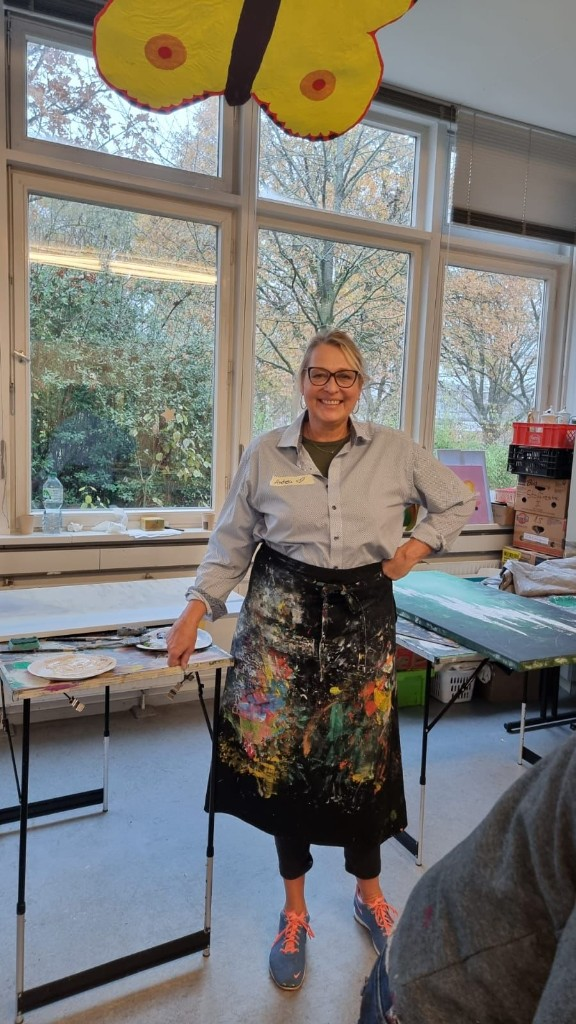
#> input picture images/src/andrea-atelier.png, 576 x 1024 px, found by its file name
$ python portrait.py
#> lines starting #> are read from the running program, lines starting #| are printed output that depends on the picture
#> in main, source is the input picture: shape (1024, 576, 3); mean B, G, R 114.2, 119.2, 121.1
### tools/upscale.py
"""Hebt die ausgeschnittenen Gemaelde per Real-ESRGAN auf 4K und legt Web-Groessen an.

Ablauf: Real-ESRGAN x4 -> Lanczos auf Ziellaenge -> lokale Kontrast- und
Detailanhebung -> JPEG-Varianten fuer 4K, Galerie und Kachel-Effekt.
"""

import os
import shutil
import subprocess
import tempfile

import cv2
import numpy as np
from PIL import Image

ROOT = "/Users/marcomax/Desktop/Mama Website/images"
SRC = os.path.join(ROOT, "src")
ESRGAN = "/tmp/resrgan/realesrgan-ncnn-vulkan"
MODEL_DIR = "/tmp/resrgan/models"

TARGETS = {
    "4k": 3840,
    "sharp": 2400,
    "full": 1600,
    "tile": 900,
    "hero": 2560,
}

# Variante -> (Qualitaet, Chroma-Subsampling, progressiv)
ENCODING = {
    "4k": (88, 1, True),
    "sharp": (86, 1, True),
    "full": (84, 2, True),
    "tile": (80, 2, False),
    "hero": (86, 1, True),
}

# Bild fuer den Schrift-Hintergrund im Titel (helles Motiv, damit die Schrift traegt)
HERO_SOURCE = "metropolis"

MASTERS = os.path.join(ROOT, "_master")

NAMES = [
    "mosaikblick",
    "perle",
    "chrysler",
    "gruener-blick",
    "metropolis",
    "hafenlicht",
    "kuppel-triptychon",
    "blauer-turban",
    "nachtskyline",
]


def esrgan(src_path, dst_path, scale=4):
    subprocess.run(
        [
            ESRGAN,
            "-i", src_path,
            "-o", dst_path,
            "-n", "realesrgan-x4plus",
            "-s", str(scale),
            "-m", MODEL_DIR,
            "-f", "png",
        ],
        check=True,
        capture_output=True,
    )


# [84 lines left out: functions resize_long_edge, enhance, save_jpg, hero_fill, master_for, main, not called in this run]


# [2 lines that do not run on import are left out]

### tools/portrait.py
"""Bereitet das Atelierfoto von Andrea Lerch fuer die Seite auf.

Das Handyfoto ist klein und gegen die Fenster aufgenommen, also von vorn
unterbelichtet. Der Ablauf: Namensschild wegretuschieren -> Farbrauschen
daempfen -> das ganze Bild einmal per Real-ESRGAN vergroessern -> Ausschnitte
-> Gegenlicht ausgleichen -> behutsam nachschaerfen.

Vergroessert wird das vollstaendige Foto, nicht der kleine Ausschnitt: das
Modell hat so mehr Umgebung und trifft Gesichter besser. Ein zweiter Durchgang
waere schaerfer in den Flaechen, buegelt aber Hautstruktur weg und faerbt die
Zaehne — deshalb bleibt es bei einem.

Zwei Ergebnisse: ein nahes Portraet fuer den Kopf der Seite und eine weitere
Ansicht mit Atelier fuer den Ueber-Abschnitt.
"""

import os
import shutil
import tempfile

import cv2
import numpy as np
from PIL import Image

from upscale import esrgan, resize_long_edge

ROOT = "/Users/marcomax/Desktop/Mama Website/images"
SOURCE = os.path.join(ROOT, "src", "andrea-atelier.png")

# Namensschild auf der Brust, in Quellkoordinaten (576 x 1024)
BADGE = (263, 465, 321, 493)

# Mundfeld, ebenfalls in Quellkoordinaten
TEETH = (318, 393, 346, 408)

# Name -> (Ausschnitt links, oben, rechts, unten), Ziel-Langseite, JPEG-Qualitaet
CROPS = {
    "andrea-portrait": ((195, 300, 465, 660), 1440, 91),
    "andrea-atelier": ((40, 205, 505, 790), 1800, 89),
}

ESRGAN_SCALE = 4


def remove_badge(img):
    """Namensschild auf der Brust herausretuschieren."""
    left, top, right, bottom = BADGE
    mask = np.zeros(img.shape[:2], np.uint8)
    mask[top:bottom, left:right] = 255
    return cv2.inpaint(img, mask, 6, cv2.INPAINT_TELEA)


def denoise(img):
    """Nur das Farbrauschen glaetten; die Helligkeit behaelt ihre Zeichnung."""
    ycc = cv2.cvtColor(img, cv2.COLOR_BGR2YCrCb)
#> ycc: shape (1024, 576, 3); mean of channels 0, 1, 2 119.2, 129.4, 125.2
    y, cr, cb = cv2.split(ycc)
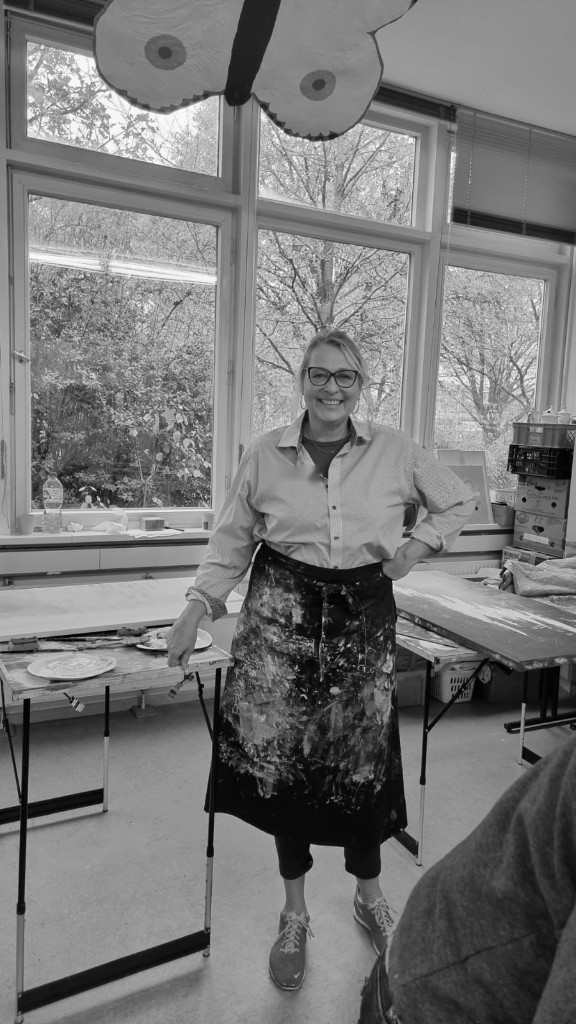
#> y: shape (1024, 576); min 0, max 254, mean 119.2
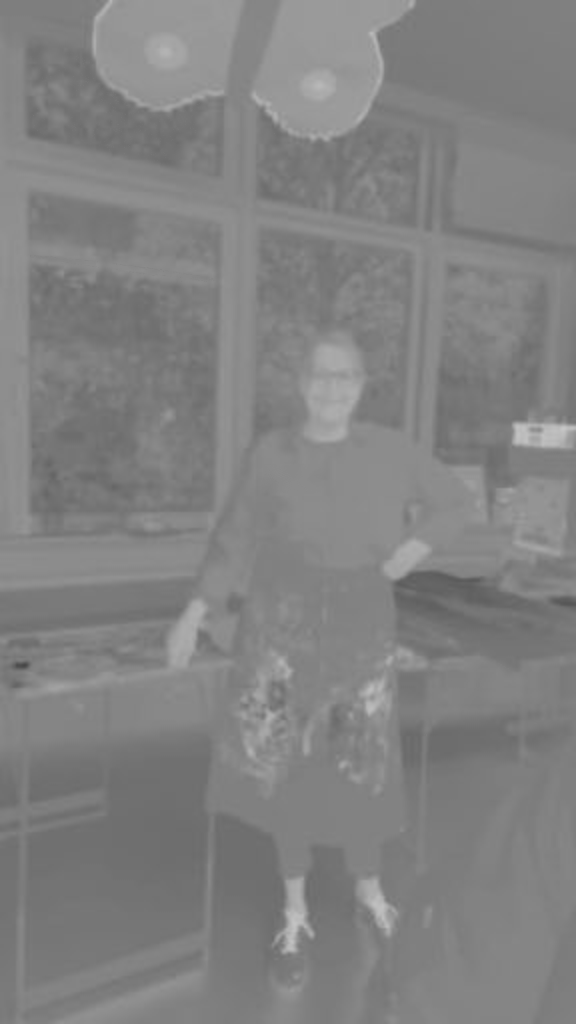
#> cr: shape (1024, 576); min 70, max 199, mean 129.4
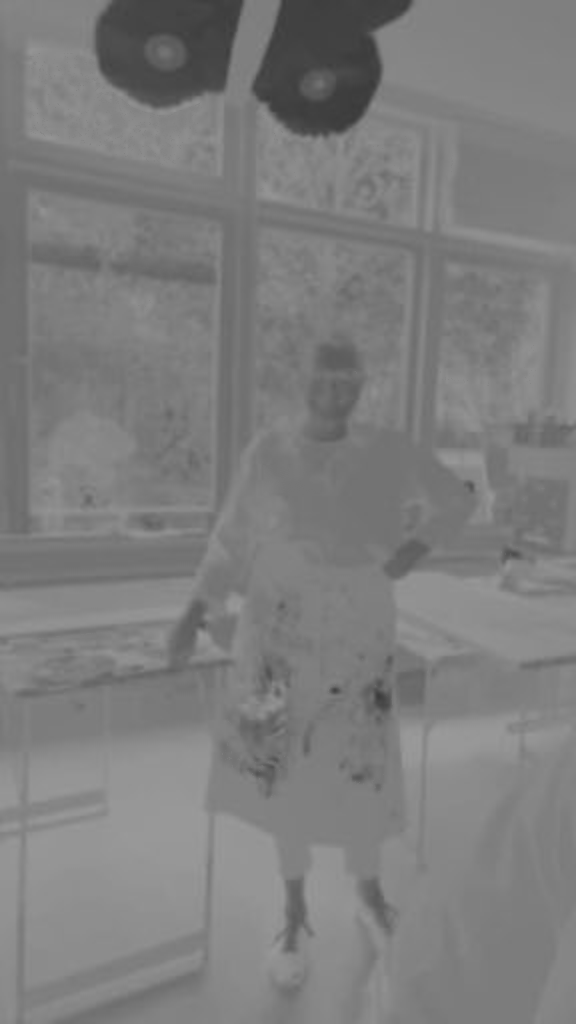
#> cb: shape (1024, 576); min 58, max 155, mean 125.2
    cr = cv2.medianBlur(cr, 3)
    cb = cv2.medianBlur(cb, 3)
    return cv2.cvtColor(cv2.merge((y, cr, cb)), cv2.COLOR_YCrCb2BGR)


def enlarge(img, work_dir):
    """Das ganze Foto einmal per Real-ESRGAN vergroessern."""
    src = os.path.join(work_dir, "source.png")
    dst = os.path.join(work_dir, "source_x4.png")
    cv2.imwrite(src, img)
    esrgan(src, dst)
    return cv2.imread(dst)


# [56 lines left out: functions backlight, fix_teeth, sharpen, not called in this run]


def main():
    source = cv2.imread(SOURCE)
    if source is None:
        raise SystemExit(f"Quelle fehlt: {SOURCE}")

    source = denoise(remove_badge(source))

    work_dir = tempfile.mkdtemp(prefix="portrait-")
    try:
        big_source = enlarge(source, work_dir)

        for name, (box, target, quality) in CROPS.items():
            left, top, right, bottom = (v * ESRGAN_SCALE for v in box)
            big = resize_long_edge(big_source[top:bottom, left:right], target)

            scale = big.shape[1] / (right - left)
            teeth = tuple(
                int(round(v))
                for v in (
                    (TEETH[0] * ESRGAN_SCALE - left) * scale,
                    (TEETH[1] * ESRGAN_SCALE - top) * scale,
                    (TEETH[2] * ESRGAN_SCALE - left) * scale,
                    (TEETH[3] * ESRGAN_SCALE - top) * scale,
                )
            )

            big = sharpen(fix_teeth(backlight(big), teeth))

            out = os.path.join(ROOT, f"{name}.jpg")
            Image.fromarray(cv2.cvtColor(big, cv2.COLOR_BGR2RGB)).save(
                out, "JPEG", quality=quality, optimize=True, progressive=True, subsampling=1
            )
            print(f"{name}: {big.shape[1]}x{big.shape[0]} — {os.path.getsize(out) // 1024} KB")
    finally:
        shutil.rmtree(work_dir, ignore_errors=True)


if __name__ == "__main__":
#> (the run stopped early here; a loop or call above may not have finished)

$ run again, with images/src/andrea-nyc.png copied over images/src/andrea-atelier.png
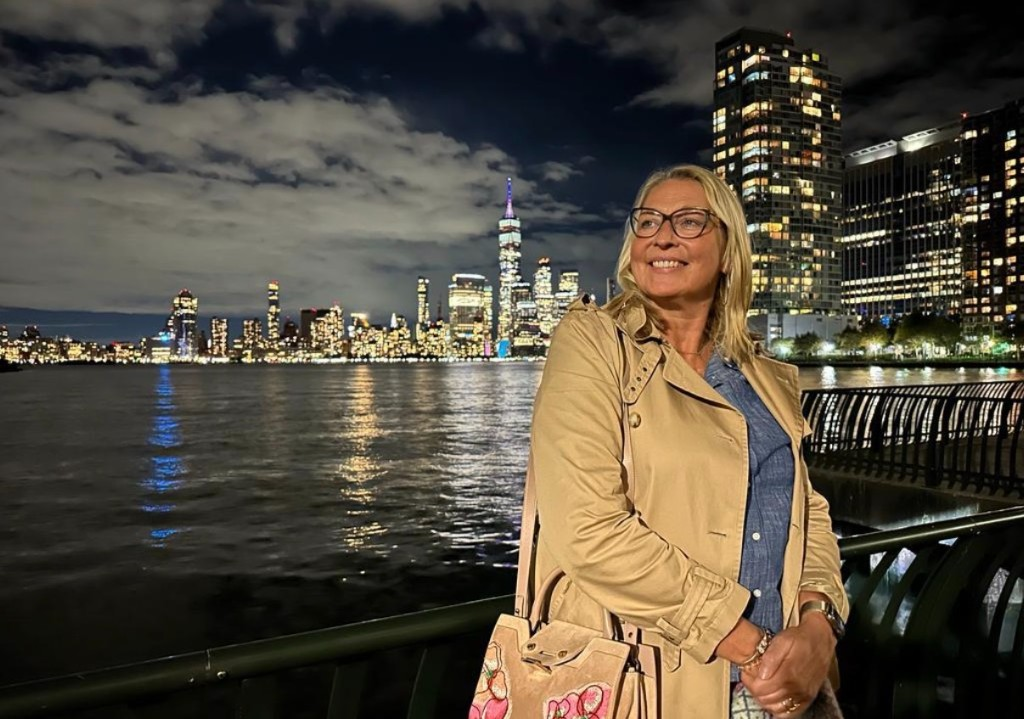
#> input picture images/src/andrea-nyc.png, 1024 x 719 px, found by its file name
#> in main, source is the input picture: shape (719, 1024, 3); mean B, G, R 62.5, 75.1, 82.6
#> ycc: shape (719, 1024, 3); mean of channels 0, 1, 2 75.9, 132.8, 120.4
#> in denoise, `y, cr, cb = cv2.split(ycc)`:
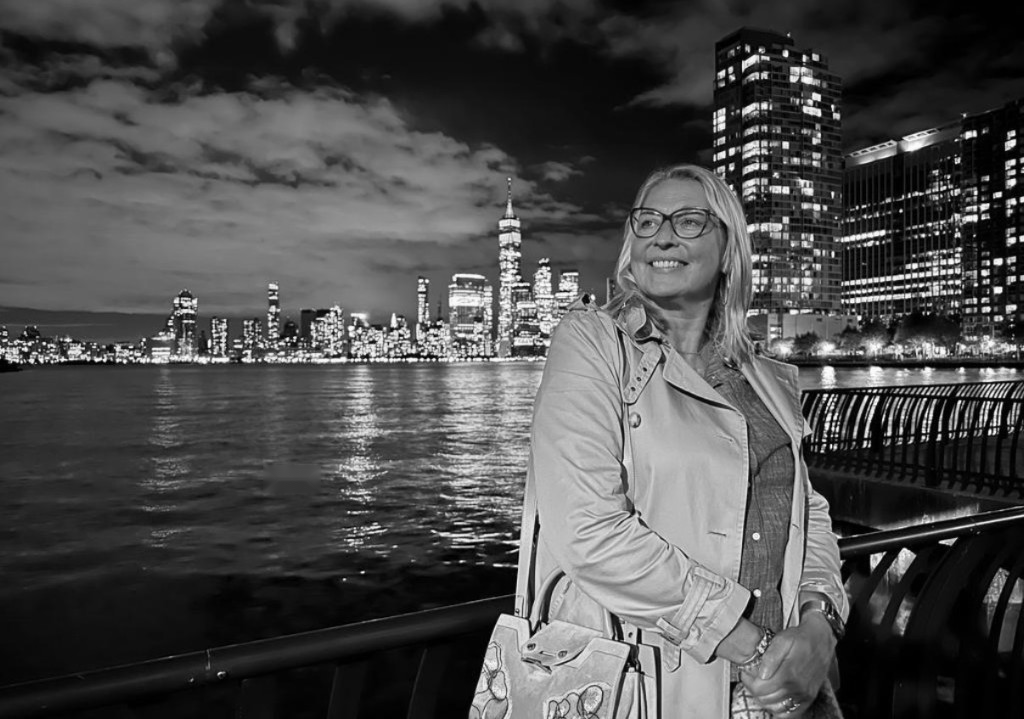
#> y: shape (719, 1024); min 0, max 254, mean 75.9
#> in denoise, `y, cr, cb = cv2.split(ycc)`:
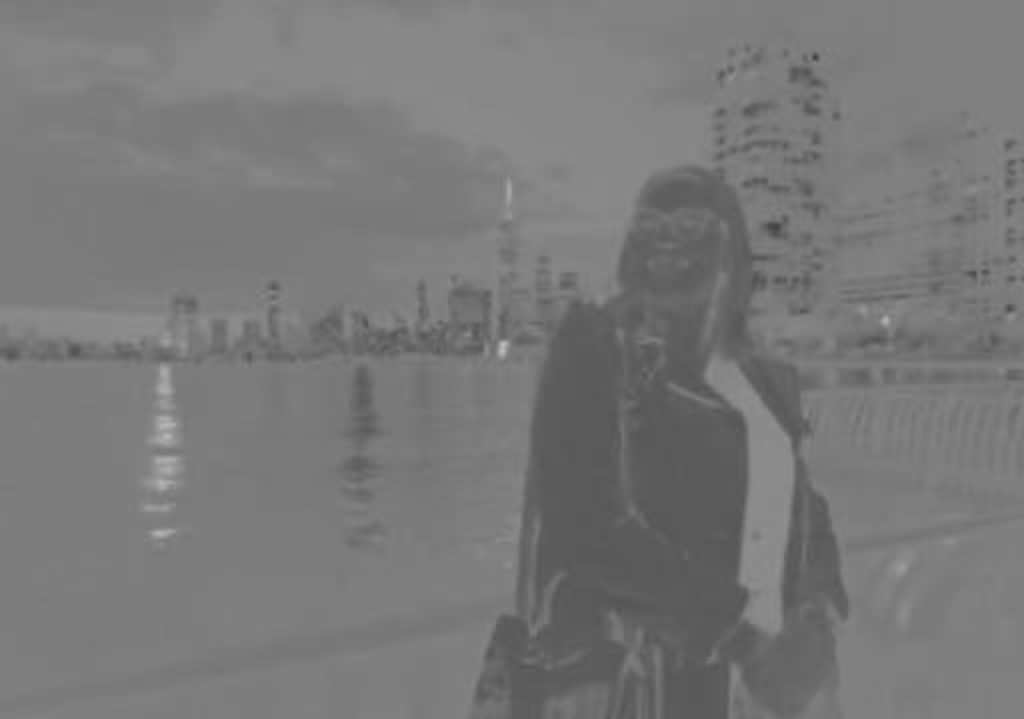
#> cb: shape (719, 1024); min 64, max 187, mean 120.4
